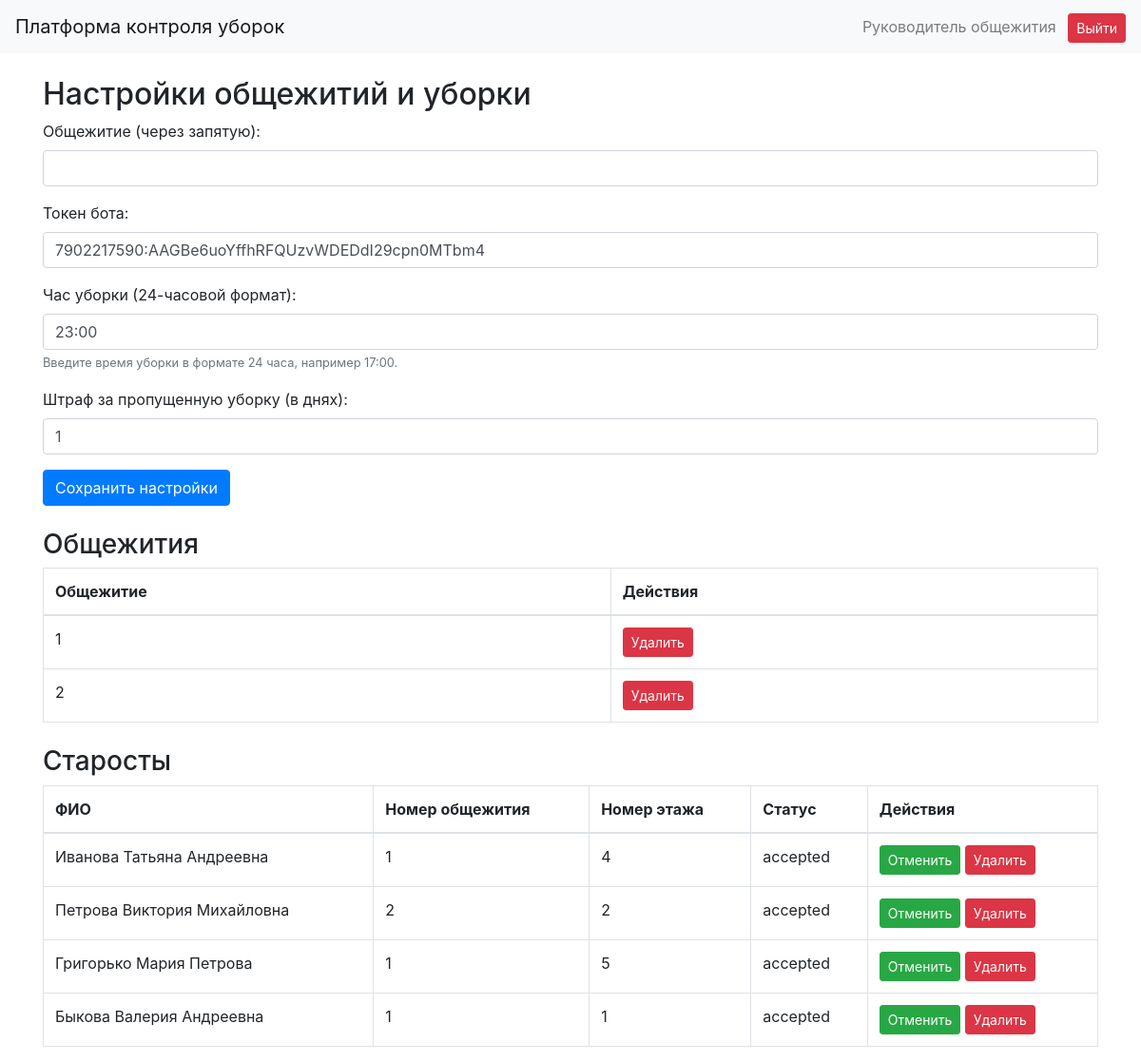
The app's page /dashboard (signed in) with its own data.
### app.py (models this page shows, shortened)
class admin_rools(db.Model):
    id = db.Column(db.Integer, primary_key=True)  # Уникальный идентификатор
    penalty_days = db.Column(db.String(400), nullable=False)  # Дни наказания
    time_cleaning = db.Column(db.String(20), nullable=False)  # Время уборки (в минутах или других единицах)
    key = db.Column(db.String(100), nullable=False)  # Ключ
    dormitory = db.Column(db.String(400), nullable=False)

class head_of_hostel(db.Model):
    id = db.Column(db.Integer, primary_key=True)
    full_name = db.Column(db.String(400), nullable=False)
    password = db.Column(db.String(400), nullable=False)
    number_of_dormitory = db.Column(db.String(100), nullable=False)
    number_of_floor = db.Column(db.String(100), nullable=False)
    status = db.Column(db.String(100), nullable=False)

### app.py (the view, shortened to what this page needs)
@app.route('/dashboard', methods=['GET', 'POST'])
@login_required
def admin_dashboard():
    dormitories = db_manager.get_dormitories()
    admin_role = admin_rools.query.first()
    heads_of_hostel = db_manager.get_heads_of_hostel()
    cleaning_settings = {
        'key': admin_role.key,
        'time_cleaning': admin_role.time_cleaning,
        'penalty_days': admin_role.penalty_days
    }
    return render_template('admin_dashboard.html', dormitories=dormitories, cleaning_settings=cleaning_settings,
                           heads_of_hostel=heads_of_hostel)

### app.py (called while the page is built)
@login_manager.user_loader
def load_user(user_id):
    return AdminUser(user_id)

@app.before_request
def before_request():
    if not current_user.is_authenticated:
        if request.endpoint not in ['admin_login', 'admin_register']:
            return redirect(url_for('admin_login'))

### db_manager.py (called while the page is built)
    def get_heads_of_hostel(self):
        return self.head_of_hostel.query.all()  # Получаем всех старост из таблицы

    def get_dormitories(self):
        admin_role = self.model.query.first()
        return admin_role.dormitory.split(',') if admin_role else []

### templates/admin_dashboard.html (shortened to what this page needs)
<!DOCTYPE html>
<html lang="ru">
<head>
    <link rel="stylesheet" href="https://stackpath.bootstrapcdn.com/bootstrap/4.5.2/css/bootstrap.min.css">
</head>
<body>
<nav class="navbar navbar-expand-lg navbar-light bg-light">
    <a class="navbar-brand" href="#">Платформа контроля уборок</a>
    <div class="ml-auto">
        <span class="navbar-text">Руководитель общежития</span>
        <a href="{{ url_for('admin_logout') }}" class="btn btn-danger btn-sm ml-2">Выйти</a>
    </div>
</nav>
<div class="container mt-4">
    <h2>Настройки общежитий и уборки</h2>
    <form method="POST" action="{{ url_for('admin_dashboard') }}">
        <div class="form-group">
            <label for="dormitory">Общежитие (через запятую):</label>
            <input type="text" class="form-control" id="dormitory" name="dormitory" required>
        </div>
        <div class="form-group">
            <label for="key">Токен бота:</label>
            <input type="text" class="form-control" id="key" name="key" value="{{ cleaning_settings.key }}" required>
        </div>
        <div class="form-group">
            <label for="cleaning_time">Час уборки (24-часовой формат):</label>
            <input type="text" class="form-control" id="time_cleaning" name="time_cleaning" placeholder="HH:MM"
                   value="{{ cleaning_settings.time_cleaning }}" required oninput="handleInput(event)"
                   onkeyup="handleKeyUp(event)">
            <small class="form-text text-muted">Введите время уборки в формате 24 часа, например 17:00.</small>
        </div>
        <div class="form-group">
            <label for="penalty_days">Штраф за пропущенную уборку (в днях):</label>
            <input type="number" class="form-control" id="penalty_days" name="penalty_days"
                   value="{{ cleaning_settings.penalty_days }}" required>
        </div>
        <button type="submit" class="btn btn-primary">Сохранить настройки</button>
    </form>
    <h3 class="mt-4">Общежития</h3>
    <table class="table table-bordered">
        <thead>
        <tr>
            <th>Общежитие</th>
            <th>Действия</th>
        </tr>
        </thead>
        <tbody>
        {% if dormitories %}
        {% for dormitory in dormitories %}
        <tr>
            <td>{{ dormitory }}</td>
            <td>
                <form method="POST" action="{{ url_for('delete_dormitory') }}">
                    <button type="submit" class="btn btn-danger btn-sm">Удалить</button>
                </form>
            </td>
        </tr>
        {% endfor %}
        {% else %}
        <tr>
            <td colspan="2" class="text-center">Вы еще не добавили ни одного общежития.</td>
        </tr>
        {% endif %}
        </tbody>
    </table>
    <h3 class="mt-4">Старосты</h3>
    <table class="table table-bordered">
        <thead>
        <tr>
            <th>ФИО</th>
            <th>Номер общежития</th>
            <th>Номер этажа</th>
            <th>Статус</th>
            <th>Действия</th>
        </tr>
        </thead>
        <tbody>
        {% if heads_of_hostel %}
        {% for head in heads_of_hostel %}
        <tr>
            <td>{{ head.full_name }}</td>
            <td>{{ head.number_of_dormitory }}</td>
            <td>{{ head.number_of_floor }}</td>
            <td>{{ head.status }}</td>
            <td style="white-space: nowrap;">
                <form method="POST" action="{{ url_for('update_head_status', id=head.id) }}" style="display:inline;">
                    <button type="submit"
                            class="btn btn-{{ 'success' if head.status == 'accepted' else 'warning' }} btn-sm">
                        {{ 'Подтвердить' if head.status == 'declined' else 'Отменить' }}
                    </button>
                </form>
                <form method="POST" action="{{ url_for('delete_head', head_id=head.id) }}" style="display:inline;">
                    <button type="submit" class="btn btn-danger btn-sm">Удалить</button>
                </form>
            </td>
        </tr>
        {% endfor %}
        {% else %}
        <tr>
            <td colspan="5" class="text-center">Вы еще не добавили ни одного старосту.</td>
        </tr>
        {% endif %}
        </tbody>
    </table>
</div>
</body>
</html>

### records on screen
admin_rools: key "7902217590:AAGBe6uoYffhRFQUzvWDEDdI29cpn0MTbm4", time_cleaning "23:00"
head_of_hostel: full_name "Иванова Татьяна Андреевна", number_of_dormitory "1", number_of_floor "4", status "accepted", status "Отменить"
head_of_hostel: full_name "Петрова Виктория Михайловна", number_of_dormitory "2", number_of_floor "2", status "accepted", status "Отменить"
head_of_hostel: full_name "Григорько Мария Петрова", number_of_dormitory "1", number_of_floor "5", status "accepted", status "Отменить"
head_of_hostel: full_name "Быкова Валерия Андреевна", number_of_dormitory "1", number_of_floor "1", status "accepted", status "Отменить"

### other values on screen
{{ dormitory }} "1" "2"
